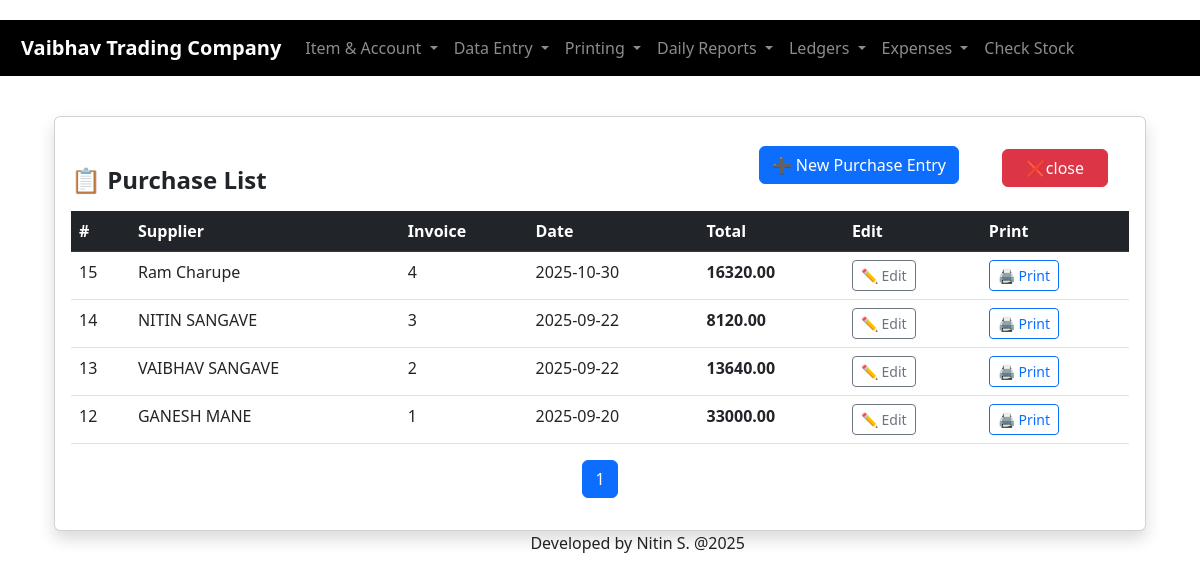
The app's page /blue-code/purchase_entry.php with its own data.
### tables this page shows
CREATE TABLE `purchases` (
  `id` int(11) NOT NULL,
  `supplier_id` int(11) NOT NULL,
  `invoice_number` varchar(100) NOT NULL,
  `purchase_date` date NOT NULL,
  `hamali` decimal(10,2) DEFAULT 0.00,
  `freight` decimal(10,2) DEFAULT 0.00,
  `bill_no` varchar(100) DEFAULT NULL,
  `total_amount` decimal(14,2) DEFAULT 0.00,
  `created_at` timestamp NOT NULL DEFAULT current_timestamp(),
  `uchal` decimal(10,2) DEFAULT 0.00
);

CREATE TABLE `accounts` (
  `id` int(11) NOT NULL,
  `name` varchar(255) NOT NULL,
  `type` enum('customer','supplier','other') NOT NULL DEFAULT 'other',
  `phone` varchar(50) DEFAULT NULL,
  `email` varchar(100) DEFAULT NULL,
  `address` text DEFAULT NULL,
  `created_at` timestamp NOT NULL DEFAULT current_timestamp()
);

### blue-code/purchase_entry.php (the view, shortened to what this page needs)
<?php
include 'db.php';
include 'header.php';
$limit = 10;
$page = max(1, intval($_GET['page'] ?? 1));
$offset = ($page - 1) * $limit;
?>
<!DOCTYPE html>
<html lang="en">
<head>
    <link href="https://cdn.jsdelivr.net/npm/bootstrap@5.3.0/dist/css/bootstrap.min.css" rel="stylesheet">
</head>
<body>
<div class="container mt-4">
    <div class="card shadow p-3">
    <div class="d-flex justify-content-between align-items-center mb-3">
        <button class="btn btn-primary" id="toggleForm">➕ New Purchase Entry</button>
    </div>
        <a href="index.php" id="cancel" class="btn btn-danger"> ❌close </a>
        <h4 class="fw-bold mb-3">📋 Purchase List</h4>
        <table class="table table-hover">
            <thead class="table-dark">
                <tr>
                    <th>#</th>
                    <th>Supplier</th>
                    <th>Invoice</th>
                    <th>Date</th>
                    <th>Total</th>
                    <th>Edit</th>
                    <th>Print</th>
                </tr>
            </thead>
            <tbody>
                <?php
                $stmt = $conn->prepare("SELECT p.*, a.name AS supplier
                                        FROM purchases p
                                        JOIN accounts a ON p.supplier_id = a.id
                                        ORDER BY p.id DESC
                                        LIMIT ? OFFSET ?");
                $stmt->bind_param("ii", $limit, $offset);
                $stmt->execute();
                $result = $stmt->get_result();
                while ($row = $result->fetch_assoc()) {
                    echo "<tr>
                        <td>{$row['id']}</td>
                        <td>" . htmlspecialchars($row['supplier']) . "</td>
                        <td>" . htmlspecialchars($row['invoice_number']) . "</td>
                        <td>{$row['purchase_date']}</td>
                        <td><strong>{$row['total_amount']}</strong></td>
                        <td><a href='purchase_entry.php?action=edit&id={$row['id']}&page={$page}' class='btn btn-sm btn-outline-secondary'>✏ Edit</a></td>
                        <td><a href='Print_purchase.php?id={$row['id']}' target='_blank' class='btn btn-sm btn-outline-primary'>🖨 Print</a></td>
                    </tr>";
                }
                $stmt = $conn->prepare("SELECT COUNT(*) as total FROM purchases");
                $stmt->execute();
                $total_rows = $stmt->get_result()->fetch_assoc()['total'];
                $total_pages = ceil($total_rows / $limit);
                ?>
            </tbody>
        </table>
        <nav aria-label="Page navigation">
            <ul class="pagination justify-content-center">
                <?php for ($i = 1; $i <= $total_pages; $i++) { ?>
                    <li class="page-item <?= $i == $page ? 'active' : '' ?>">
                        <a class="page-link" href="?page=<?= $i ?>"><?= $i ?></a>
                    </li>
                <?php } ?>
            </ul>
        </nav>
    </div>
</div>
<?php include 'footer.php'; ?>
</body>
</html>

### blue-code/header.php (style rules this page uses)
body { padding: 20px; }

### blue-code/purchase_entry.php (style rules this page uses)
#cancel { margin-bottom: -2%; width: 10%; margin-left: 88%; }
#toggleForm { margin-left: 65%; margin-bottom: -6%; }

### records on screen
purchases: id "15", supplier.name "Ram Charupe", invoice_number "4", purchase_date "2025-10-30", total_amount "16320.00"
purchases: id "14", supplier.name "NITIN SANGAVE", invoice_number "3", purchase_date "2025-09-22", total_amount "8120.00"
purchases: id "13", supplier.name "VAIBHAV SANGAVE", invoice_number "2", purchase_date "2025-09-22", total_amount "13640.00"
purchases: id "12", supplier.name "GANESH MANE", invoice_number "1", purchase_date "2025-09-20", total_amount "33000.00"
